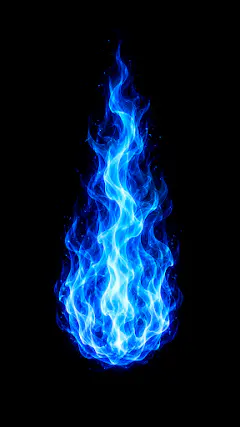
#> input picture thumbnails/google-drive/1-aOGLDnGCKWiDA0WDUeIY5cLWF3Wr6-Q.webp, 240 x 427 px; its folder holds only this picture in this run
$ python analyze-previews.py
#> lines starting #> are read from the running program, lines starting #| are printed output that depends on the picture
"""Measure existing local WebP previews; never alter or download images.

The palette is descriptive evidence from the preview, not an assessment of the
original artwork or a claimed display/battery measurement.
"""
import colorsys
import json
from pathlib import Path
from PIL import Image

ROOT = Path(__file__).resolve().parents[2]

def color_name(rgb):
    h, s, v = colorsys.rgb_to_hsv(*(n / 255 for n in rgb))
    if v < .13:
        return 'Near black'
    if s < .18:
        return 'Charcoal' if v < .4 else 'Gray' if v < .75 else 'Pale gray'
    hue = h * 360
    name = ('Red' if hue < 15 or hue >= 345 else 'Orange' if hue < 40 else
            'Gold' if hue < 65 else 'Green' if hue < 165 else 'Teal' if hue < 195 else
            'Blue' if hue < 255 else 'Violet' if hue < 290 else 'Rose')
    return ('Deep ' if v < .45 else '') + name.lower()

result = {}
for file in sorted((ROOT / 'thumbnails/google-drive').glob('*.webp')):
    with Image.open(file) as source:
#> source is the input picture: PIL image 240x427 RGB; mean R, G, B 6.3, 25.6, 49
        image = source.convert('RGB')
        # Analysis only. The source file remains unchanged.
        sample = image.resize((64, 64))
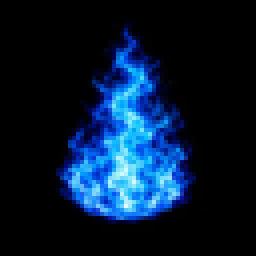
#> sample: PIL image 64x64 RGB (shown 4 times larger); mean R, G, B 6.4, 25.7, 49
        quantized = sample.quantize(colors=8)
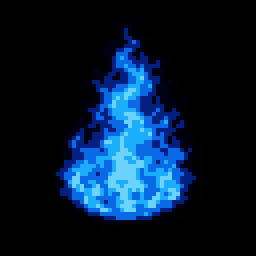
#> quantized: PIL image 64x64 P (shown 4 times larger); mean R, G, B 6, 26, 48
        palette = quantized.getpalette()
#> palette = [106, 210, 251, 28, 174, 250, 10, 105, 230, 3, 31, 128, 1, 2, 20, 0, 0, 6, 2, 0, 0, 0, 0, 0]
        colors = []
        names = set()
        for count, index in sorted(quantized.getcolors(), reverse=True):
            rgb = palette[index * 3:index * 3 + 3]
            name = color_name(rgb)
            if name in names:
                continue
            names.add(name)
            colors.append({'name': name, 'hex': '#' + ''.join(f'{n:02x}' for n in rgb)})
            if len(colors) == 3:
                break
#> this loop made 8 passes
#> (count, index, rgb, h in color_name, s in color_name, v in color_name, hue in color_name, name) on passes 2, 3, 4, 6: (312, 2, [10, 105, 230], 0.595, 0.957, 0.902, 214.1, 'blue'), (262, 3, [3, 31, 128], 0.629, 0.977, 0.502, 226.6, 'blue'), (211, 1, [28, 174, 250], 0.557, 0.888, 0.98, 200.5, 'blue'), (135, 0, [106, 210, 251], 0.547, 0.578, 0.984, 197, 'blue')
#> (count, index, rgb, h in color_name, s in color_name, v in color_name, name) on passes 5, 7, 8: (192, 4, [1, 2, 20], 0.658, 0.95, 0.0784, 'Near black'), (113, 5, [0, 0, 6], 0.667, 1, 0.0235, 'Near black'), (81, 6, [2, 0, 0], 0, 1, 0.00784, 'Near black')
#> after the loop, colors = 2 items; names = 2 items
        dark = sum(max(pixel) < 55 for pixel in sample.getdata()) / 4096
#> dark = 0.762
        result['/thumbnails/google-drive/' + file.name] = {
            'width': source.width, 'height': source.height,
            'format': 'image/webp', 'palette': colors, 'darkFraction': round(dark, 3)
        }

target = Path(__file__).with_name('preview-analysis.json')
target.write_text(json.dumps(result, ensure_ascii=False, separators=(',', ':')) + '\n', encoding='utf-8')
print(f'Measured {len(result)} existing previews; image files unchanged.')
#| Measured 1 existing previews; image files unchanged.

$ run again, on thumbnails/google-drive/14BsY3kPA4U6ZFoXsfO-AbwWxY1xoRXev.webp
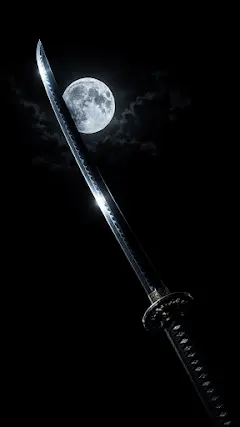
#> input picture thumbnails/google-drive/14BsY3kPA4U6ZFoXsfO-AbwWxY1xoRXev.webp, 240 x 427 px
#> source is the input picture: PIL image 240x427 RGB; mean R, G, B 7.7, 8.7, 9.7
#> `sample = image.resize((64, 64))`:
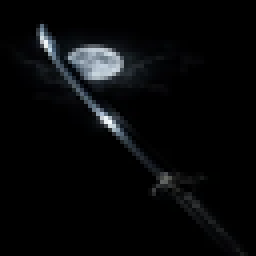
#> sample: PIL image 64x64 RGB (shown 4 times larger); mean R, G, B 7.7, 8.7, 9.7
#> `quantized = sample.quantize(colors=8)`:
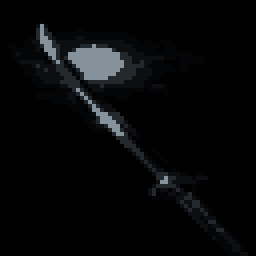
#> quantized: PIL image 64x64 P (shown 4 times larger); mean R, G, B 6.7, 7.5, 8.4
#> palette = [133, 146, 156, 35, 40, 45, 12, 14, 17, 4, 5, 6, 1, 1, 2, 1, 0, 2, 0, 0, 1, 0, 0, 0]
#> the loop `for count, index in sorted(quantized.getcolors(), reverse=True):` made 6 passes
#> (count, index, rgb, h in color_name, s in color_name, v in color_name, name) on passes 2, 3, 4, 6: (328, 3, [4, 5, 6], 0.583, 0.333, 0.0235, 'Near black'), (264, 4, [1, 1, 2], 0.667, 0.5, 0.00784, 'Near black'), (252, 2, [12, 14, 17], 0.6, 0.294, 0.0667, 'Near black'), (129, 0, [133, 146, 156], 0.572, 0.147, 0.612, 'Gray')
#> after the loop `for count, index in sorted(quantized.getcolors(), reverse=True):`: colors = 3 items
#> dark = 0.952
#| Measured 1 existing previews; image files unchanged.
